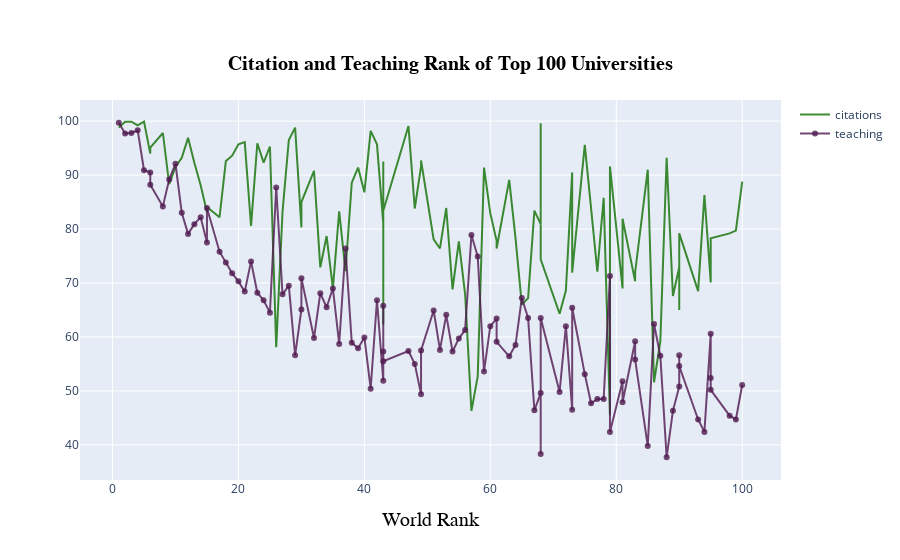

Write notebook code for a chart like this one.
### Code cell
# Citation and Teaching Rank of Top 100 Universities
df = timesData.iloc[:100,:]
# Creating trace1
trace1 = go.Scatter(
                    x = df.world_rank,
                    y = df.citations,
                    mode = "lines",
                    name = "citations",
                    marker = dict(color = 'rgba(16, 112, 2, 0.8)'),
                    text= df.university_name
)
# Creating trace2
trace2 = go.Scatter(
                    x = df.world_rank,
                    y = df.teaching,
                    mode = "lines+markers",
                    name = "teaching",
                    marker = dict(color = 'rgba(80, 26, 80, 0.8)'),
                    text= df.university_name
)

data = [trace1, trace2]
layout = go.Layout(title = dict(text = '<b>Citation and Teaching Rank of Top 100 Universities</b>',
                           x = 0.5, y = 0.9,
                           font = dict(family = 'Italic',
                                       size = 20,
                                       color = 'Black')
                          ),
              xaxis = dict(title = dict(text = 'World Rank',
                                        font = dict(family = 'Italic',
                                                   size = 20,
                                                   color = 'Black')
                                       ),
                           ticklen = 5,
                           zeroline = False
                          )
             )
fig = dict(data=data, layout=layout)
iplot(fig)

### Figure 1 — Plotly figure (JSON) as saved in the notebook; plotly's stock layout.template omitted (floating-point values rounded to 4 significant figures)
{"data": [{"marker": {"color": "rgba(16, 112, 2, 0.8)"}, "mode": "lines", "name": "citations", "text": ["Harvard University", "California Institute of Technology", "Massachusetts Institute of Technology", "Stanford University", "Princeton University", "University of Cambridge", "University of Oxford", "University of California, Berkeley", "Imperial College London", "Yale University", "University of California, Los Angeles", "University of Chicago", "Johns Hopkins University", "Cornell University", "ETH Zurich – Swiss Federal Institute of Technology Zurich", "University of Michigan", "University of Toronto", "Columbia University", "University of Pennsylvania", "Carnegie Mellon University", "University of Hong Kong", "University College London", "University of Washington", "Duke University", "Northwestern University", "University of Tokyo", "Georgia Institute of Technology", "Pohang University of Science and Technology", "University of California, Santa Barbara", "University of British Columbia", "University of North Carolina at Chapel Hill", "University of California, San Diego", "University of Illinois at Urbana-Champaign", "National University of Singapore", "McGill University", "University of Melbourne", "Peking University", "Washington University in St Louis", "École Polytechnique", "University of Edinburgh", "Hong Kong University of Science and Technology", "École Normale Supérieure", "Australian National University", "Karolinska Institute", "University of Göttingen", "University of Wisconsin", "Rice University", "École Polytechnique Fédérale de Lausanne", "University of California, Irvine", "University of Science and Technology of China", "Vanderbilt University", "University of Minnesota", "Tufts University", "University of California, Davis", "Brown University", "University of Massachusetts", "Kyoto University", "Tsinghua University", "Boston University", "New York University", "Emory University", "LMU Munich", "University of Notre Dame", "University of Pittsburgh", "Case Western Reserve University", "Ohio State University", "University of Colorado Boulder", "University of Bristol", "University of California, Santa Cruz", "Yeshiva University", "University of Sydney", "University of Virginia", "University of Adelaide", "University of Southern California", "William & Mary", "Trinity College Dublin", "King’s College London", "Stony Brook University", "Korea Advanced Institute of Science and Technology (KAIST)", "University of Sussex", "The University of Queensland", "University of York", "Heidelberg University", "University of Utah", "Durham University", "London School of Economics and Political Science", "University of Manchester", "Royal Holloway, University of London", "Lund University", "University of Southampton", "University of Zurich", "Wake Forest University", "McMaster University", "University College Dublin", "George Washington University", "University of Arizona", "University of Basel", "University of Maryland, College Park", "Dartmouth College", "École Normale Supérieure de Lyon"], "type": "scatter", "x": ["1", "2", "3", "4", "5", "6", "6", "8", "9", "10", "11", "12", "13", "14", "15", "15", "17", "18", "19", "20", "21", "22", "23", "24", "25", "26", "27", "28", "29", "30", "30", "32", "33", "34", "35", "36", "37", "38", "39", "40", "41", "42", "43", "43", "43", "43", "47", "48", "49", "49", "51", "52", "53", "54", "55", "56", "57", "58", "59", "60", "61", "61", "63", "64", "65", "66", "67", "68", "68", "68", "71", "72", "73", "73", "75", "76", "77", "78", "79", "79", "81", "81", "83", "83", "85", "86", "87", "88", "89", "90", "90", "90", "93", "94", "95", "95", "95", "98", "99", "100"], "y": [98.8, 99.9, 99.9, 99.2, 99.9, 94, 95.1, 97.8, 88.3, 91.5, 93.2, 96.9, 92.3, 88.1, 83.1, 84.1, 82.2, 92.6, 93.6, 95.7, 96.1, 80.6, 95.9, 92.3, 95.3, 58.1, 83.2, 96.5, 98.8, 80.3, 85, 90.8, 72.9, 78.7, 69, 83.3, 72.2, 88.6, 91.4, 86.8, 98.2, 95.7, 81, 62.3, 92.5, 83.4, 99.1, 83.8, 91.6, 92.7, 78.1, 76.4, 83.9, 68.8, 77.7, 67.9, 46.3, 52.7, 91.4, 82.9, 77.8, 76.4, 89.1, 78.3, 66, 67.2, 83.4, 80.9, 99.6, 74.4, 64.3, 68.6, 90.5, 71.9, 95.6, 84.4, 72.1, 85.8, 45.5, 91.6, 69, 81.9, 70.3, 72, 91, 51.6, 59.2, 93.2, 67.6, 72.9, 65, 79.2, 68.5, 86.3, 70.2, 70.1, 78.3, 79.2, 79.7, 88.8]}, {"marker": {"color": "rgba(80, 26, 80, 0.8)"}, "mode": "lines+markers", "name": "teaching", "text": ["Harvard University", "California Institute of Technology", "Massachusetts Institute of Technology", "Stanford University", "Princeton University", "University of Cambridge", "University of Oxford", "University of California, Berkeley", "Imperial College London", "Yale University", "University of California, Los Angeles", "University of Chicago", "Johns Hopkins University", "Cornell University", "ETH Zurich – Swiss Federal Institute of Technology Zurich", "University of Michigan", "University of Toronto", "Columbia University", "University of Pennsylvania", "Carnegie Mellon University", "University of Hong Kong", "University College London", "University of Washington", "Duke University", "Northwestern University", "University of Tokyo", "Georgia Institute of Technology", "Pohang University of Science and Technology", "University of California, Santa Barbara", "University of British Columbia", "University of North Carolina at Chapel Hill", "University of California, San Diego", "University of Illinois at Urbana-Champaign", "National University of Singapore", "McGill University", "University of Melbourne", "Peking University", "Washington University in St Louis", "École Polytechnique", "University of Edinburgh", "Hong Kong University of Science and Technology", "École Normale Supérieure", "Australian National University", "Karolinska Institute", "University of Göttingen", "University of Wisconsin", "Rice University", "École Polytechnique Fédérale de Lausanne", "University of California, Irvine", "University of Science and Technology of China", "Vanderbilt University", "University of Minnesota", "Tufts University", "University of California, Davis", "Brown University", "University of Massachusetts", "Kyoto University", "Tsinghua University", "Boston University", "New York University", "Emory University", "LMU Munich", "University of Notre Dame", "University of Pittsburgh", "Case Western Reserve University", "Ohio State University", "University of Colorado Boulder", "University of Bristol", "University of California, Santa Cruz", "Yeshiva University", "University of Sydney", "University of Virginia", "University of Adelaide", "University of Southern California", "William & Mary", "Trinity College Dublin", "King’s College London", "Stony Brook University", "Korea Advanced Institute of Science and Technology (KAIST)", "University of Sussex", "The University of Queensland", "University of York", "Heidelberg University", "University of Utah", "Durham University", "London School of Economics and Political Science", "University of Manchester", "Royal Holloway, University of London", "Lund University", "University of Southampton", "University of Zurich", "Wake Forest University", "McMaster University", "University College Dublin", "George Washington University", "University of Arizona", "University of Basel", "University of Maryland, College Park", "Dartmouth College", "École Normale Supérieure de Lyon"], "type": "scatter", "x": ["1", "2", "3", "4", "5", "6", "6", "8", "9", "10", "11", "12", "13", "14", "15", "15", "17", "18", "19", "20", "21", "22", "23", "24", "25", "26", "27", "28", "29", "30", "30", "32", "33", "34", "35", "36", "37", "38", "39", "40", "41", "42", "43", "43", "43", "43", "47", "48", "49", "49", "51", "52", "53", "54", "55", "56", "57", "58", "59", "60", "61", "61", "63", "64", "65", "66", "67", "68", "68", "68", "71", "72", "73", "73", "75", "76", "77", "78", "79", "79", "81", "81", "83", "83", "85", "86", "87", "88", "89", "90", "90", "90", "93", "94", "95", "95", "95", "98", "99", "100"], "y": [99.7, 97.7, 97.8, 98.3, 90.9, 90.5, 88.2, 84.2, 89.2, 92.1, 83, 79.1, 80.9, 82.2, 77.5, 83.9, 75.8, 73.8, 71.8, 70.3, 68.4, 74, 68.2, 66.8, 64.5, 87.7, 67.9, 69.5, 56.6, 65.1, 70.9, 59.8, 68.1, 65.5, 69, 58.7, 76.4, 58.9, 57.9, 59.9, 50.4, 66.8, 51.9, 65.8, 57.3, 55.5, 57.4, 55, 49.4, 57.5, 64.9, 57.6, 64.1, 57.3, 59.7, 61.3, 78.9, 74.9, 53.6, 62, 63.4, 59.1, 56.4, 58.5, 67.2, 63.5, 46.4, 49.6, 38.3, 63.5, 49.8, 62, 46.5, 65.4, 53.1, 47.7, 48.5, 48.5, 71.3, 42.4, 51.8, 47.9, 59.2, 55.8, 39.8, 62.4, 56.5, 37.7, 46.3, 50.8, 56.6, 54.6, 44.7, 42.4, 60.6, 52.4, 50.2, 45.4, 44.7, 51.1]}], "layout": {"title": {"font": {"color": "Black", "family": "Italic", "size": 20}, "text": "<b>Citation and Teaching Rank of Top 100 Universities</b>", "x": 0.5, "y": 0.9}, "xaxis": {"ticklen": 5, "title": {"font": {"color": "Black", "family": "Italic", "size": 20}, "text": "World Rank"}, "zeroline": false}}}
